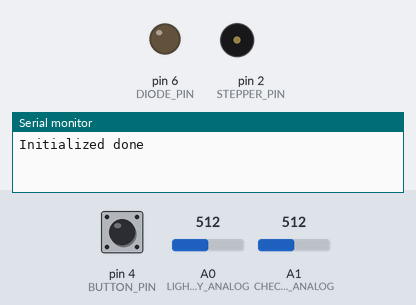
The sketch below on a simulated Arduino Uno, built with avr-gcc and run on an emulated ATmega328P. Shown: output pins drawn as LEDs (lit = HIGH), buzzer (waves = sounding), the last lines printed to the serial monitor. The test bench sets the inputs (shaded band); at power-on: pin 4 (BUTTON_PIN) LOW, A1 (CHECK_STEPPER_POSITION_ANALOG) = 512, A0 (LIGHT_INTENSITY_ANALOG) = 512.

Above: at 1.2 s.
1.3 s: pin 4 (BUTTON_PIN) pulled HIGH for 0.15 s
At 2.4 s:
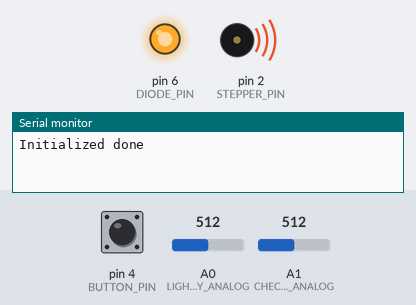
2.9 s: A1 (CHECK_STEPPER_POSITION_ANALOG) set to 910
At 11.5 s:
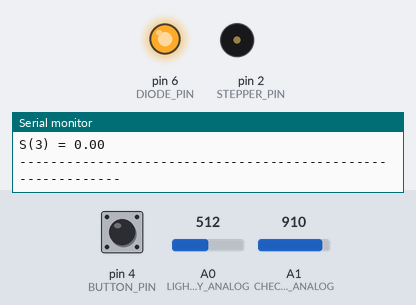
Timing chart, 0 to 12.5 s (numbered marks = the images above; inputs shaded):
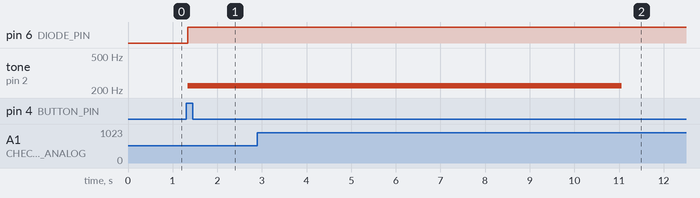

The sketch:

mainQWave.ino
```cpp
#include <arduinoFFT.h>

#define STEPPER_PIN 2 //output pin for Stepper
#define LIGHT_INTENSITY_ANALOG A0// value for analog input to read light intensity

#define SCL_INDEX 0x00
#define SCL_TIME 0x01
#define SCL_FREQUENCY 0x02

unsigned int  stepperResistance = 224;// value to set speed of Stepper

int delayTime = 63; // 8s/samples=63ms, samples-- number of data for FFT, 8s-- raotation Time 2Pi okres T = 8s
int startStepper = 0;
/**************************intialized values for FFT******************************/
arduinoFFT FFT = arduinoFFT(); /* Create FFT object */

const uint16_t samples = 128; //This value MUST ALWAYS be a power of 2
const double samplingFrequency = 200; //sampling Frequency 128/8s = 16
unsigned int counterData = 0; //value to count number of data
int sensorValue = 0;
/***********************************************
 * Those are the input and output vectors      *
 *Input vectors receive computed results from FFT
 ***********************************************/
double vReal[samples];
double vImag[samples];
double valuesToSFunction[5];
double a0, a4, b4, b2;
double stokesVector[4];
double resultArray[4];

/***************intialized Button values and values to start measurement***************/
#define BUTTON_PIN 4
#define DIODE_PIN 6
#define CHECK_STEPPER_POSITION_ANALOG A1
int buttonState = 0;
int qWavePosition = 0;
int qWavePositionLimit = 900;
int startMeasurement = 0;
/*****************************************************************************/

void setup() {
  // put your setup code here, to run once:
  Serial.begin(9600);
  Serial.println("Initialized done");
  pinMode(STEPPER_PIN,OUTPUT);
  pinMode(BUTTON_PIN, INPUT);
  pinMode(DIODE_PIN, OUTPUT);
  noTone(STEPPER_PIN);

  for(int ii = 0; ii<4;ii++){
    stokesVector[ii] = 0;
    resultArray[ii] = 0;
  }
}

void loop() {
  /******If button has been pushed start measurement and stepper********/
  if(digitalRead(BUTTON_PIN) == HIGH){
    delay(20);
    startStepper = 1;
    delay(20);
  }

  if(startStepper == 1){
    digitalWrite(DIODE_PIN,HIGH);// turn on diode to set Q-wave position
    if(counterData<samples){
      qWavePosition = analogRead(CHECK_STEPPER_POSITION_ANALOG);// read light intesity from sensor to set position of quarter wave
      //Serial.println(qWavePosition);
      tone(STEPPER_PIN,stepperResistance );//Start stepper
      if(qWavePosition>qWavePositionLimit && startMeasurement == 0){//set position of quater wave (vertical o q-wave axis)
        Serial.println("Start measurement..............");
        startMeasurement = 1;
        }
      if(startMeasurement == 1){//if possition is vertical start measurement
        sensorValue = analogRead(LIGHT_INTENSITY_ANALOG);
        //Serial.println(sensorValue);
        vReal[counterData] = sensorValue;// collecting data for FFT
        vImag[counterData] = 0.0; //Imaginary part must be zeroed in case of looping to avoid wrong calculations and overflows
        counterData++;
      }
      delay(delayTime);
    }
    else { /********* compute FFT and set Stokes Vector *************/
      digitalWrite(DIODE_PIN,HIGH);
      noTone(STEPPER_PIN);// stop Stepper
      FFT.Compute(vReal, vImag, samples, FFT_FORWARD); /* Compute FFT */
      //Serial.println("Computed Real values:");PrintVector(vReal, samples, SCL_INDEX);Serial.println("Computed Imaginary values:");PrintVector(vImag, samples, SCL_INDEX);
      counterData = 0;
      /******** getting special values to set Stokes Vector *********/
      a0= vReal[1];
      a4= vReal[5];
      b4 = vImag[5];
      b2 = vImag[3];
      /******** count Stokes Vector ************/
      stokesVector[0] = (a0/2 - a4);
      stokesVector[1] = (2*a4);
      stokesVector[2] = (2*b4);
      stokesVector[3] = b2;
      for(int ii =0; ii<4; ii++){
        Serial.print("S(");Serial.print(ii);Serial.print(") = "); Serial.println(stokesVector[ii]);
      }
      Serial.println("------------------------------------------------------------");
      startMeasurement = 0;
      startStepper = 0;
    }
  }
  else noTone(STEPPER_PIN);// stop Stepper
}

void PrintVector(double *vData, uint16_t bufferSize, uint8_t scaleType){
  for (uint16_t i = 0; i < bufferSize; i++)
  {
    double abscissa;
    /* Print abscissa value */
    switch (scaleType)
    {
      case SCL_INDEX:
        abscissa = (i * 1.0);
  break;
      case SCL_TIME:
        abscissa = ((i * 1.0) / samplingFrequency);
  break;
      case SCL_FREQUENCY:
        abscissa = ((i * 1.0 * samplingFrequency) / samples);
  break;
    }
    Serial.print(vData[i], 4);
    Serial.println();
  }
  Serial.println();
}
```

Measured:
- after the input at 1.3 s, pin 6 (DIODE_PIN): LOW → HIGH at once; tone on pin 2 (STEPPER_PIN): silent → 224 Hz at once
- after the input at 2.9 s, tone on pin 2 (STEPPER_PIN): 224 Hz → silent after 8.2 s
